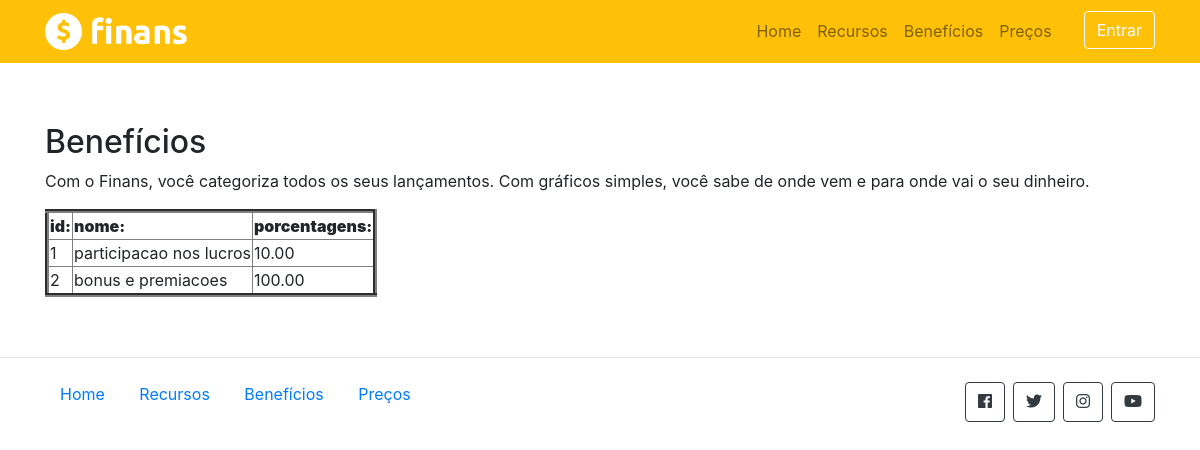
/beneficios/, run on the app's committed database.
### sitefinanceira/models.py (models this page shows, shortened)
class Beneficios(models.Model):
    nome = models.CharField('Nome', max_length=100)
    preco = models.DecimalField('Porcentagem', decimal_places=2, max_digits=8)

### sitefinanceira/views.py (the view)
# urls.py: path('beneficios/', views.beneficios),
def beneficios(request):
    data = { }
    data['db'] = Beneficios.objects.all()
    return render(request, 'beneficios.html',data)

### sitefinanceira/templates/beneficios.html (shortened to what this page needs)
{% extends 'base.html' %}
{% load static %}
{% block conteudo %}
    <section class="caixa">
      <div class="container">
        <div class="row">
          <div class="col-md-12 d-flex">
            <div class="align-self-center">
              <h2>Benefícios</h2>
              <p>
                Com o Finans, você categoriza todos os seus lançamentos. Com gráficos simples, você sabe de onde vem e para onde vai o seu dinheiro.
              </p>
              <table border= "4">
                <tr>
                  <th> <strong>id: </strong> </th>
                  <th> <strong>nome: </strong> </th>
                  <th> <strong>porcentagens: </strong> </th>
              </tr>
                {% for dbs in db %}
                <tr>
                <td> {{dbs.id}} </td>
                <td> {{dbs.nome}} </td>
                <td> {{dbs.preco}} </td>
                </tr>
              {% endfor %}
              </table>
            </div>
          </div>
        </div>
      </div>
    </section>
{% endblock %}

### templates/static/css/estilo.css (style rules this page uses)
.caixa { padding: 60px 0; border-bottom: 1px solid #e5e5e5; }

### data on the page
Beneficios: id "1", nome "participacao nos lucros", preco "10.00"
Beneficios: id "2", nome "bonus e premiacoes", preco "100.00"
